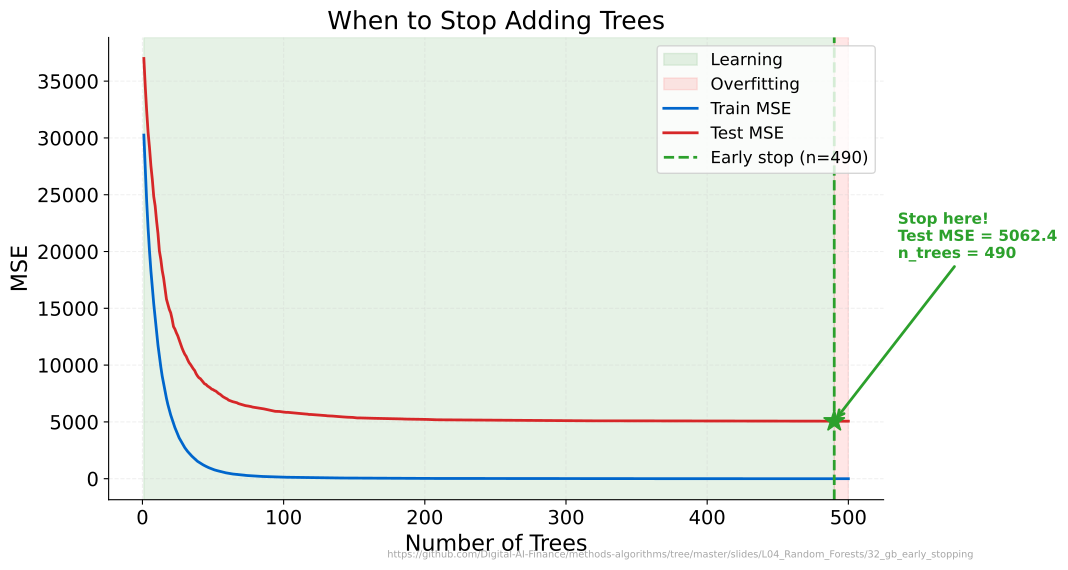

Recreate this plot in Python.
import sys
from pathlib import Path
sys.path.insert(0, str(Path(__file__).resolve().parents[3] / 'templates'))
from chart_style import apply_style, COLORS, MLPURPLE, MLBLUE, MLORANGE, MLGREEN, MLRED, MLLAVENDER
apply_style()

CHART_METADATA = {
    'title': 'When to Stop Adding Trees',
    'description': 'Train vs test MSE showing overfitting after the early stopping point with annotated zones',
    'url': 'https://github.com/Digital-AI-Finance/methods-algorithms/tree/master/slides/L04_Random_Forests/32_gb_early_stopping'
}

import numpy as np
import matplotlib.pyplot as plt
from sklearn.datasets import make_regression
from sklearn.ensemble import GradientBoostingRegressor
from sklearn.model_selection import train_test_split
from sklearn.metrics import mean_squared_error

# Data
X, y = make_regression(n_samples=300, n_features=10, noise=15, random_state=42)
X_train, X_test, y_train, y_test = train_test_split(X, y, test_size=0.3, random_state=42)

n_est = 500
gbr = GradientBoostingRegressor(
    n_estimators=n_est, learning_rate=0.1, max_depth=3, random_state=42
)
gbr.fit(X_train, y_train)

train_mse = [mean_squared_error(y_train, pred)
             for pred in gbr.staged_predict(X_train)]
test_mse  = [mean_squared_error(y_test, pred)
             for pred in gbr.staged_predict(X_test)]

iters = np.arange(1, n_est + 1)
best_n = int(np.argmin(test_mse)) + 1
best_val = test_mse[best_n - 1]

fig, ax = plt.subplots(figsize=(10, 6))

# Shaded regions
ax.axvspan(1, best_n, alpha=0.10, color='green', label='Learning')
ax.axvspan(best_n, n_est, alpha=0.10, color='red', label='Overfitting')

# MSE curves
ax.plot(iters, train_mse, color=MLBLUE, linewidth=2, label='Train MSE')
ax.plot(iters, test_mse,  color=MLRED,  linewidth=2, label='Test MSE')

# Early stopping line
ax.axvline(best_n, color=MLGREEN, linestyle='--', linewidth=2,
           label=f'Early stop (n={best_n})')

# Star at minimum test MSE
ax.plot(best_n, best_val, marker='*', color=MLGREEN, markersize=16, zorder=6)

# Annotation arrow
ax.annotate(f'Stop here!\nTest MSE = {best_val:.1f}\nn_trees = {best_n}',
            xy=(best_n, best_val),
            xytext=(best_n + 45, best_val + (max(test_mse) - best_val) * 0.45),
            fontsize=11, color=MLGREEN, fontweight='bold',
            arrowprops=dict(arrowstyle='->', color=MLGREEN, lw=2.0))

ax.set_xlabel('Number of Trees')
ax.set_ylabel('MSE')
ax.set_title('When to Stop Adding Trees')
ax.legend(loc='upper right', fontsize=12)

plt.figtext(0.99, 0.01, CHART_METADATA['url'], fontsize=7, color='gray', ha='right', va='bottom', alpha=0.7)
plt.savefig(Path(__file__).parent / 'chart.pdf', dpi=300, bbox_inches='tight', facecolor='white')
plt.close()
